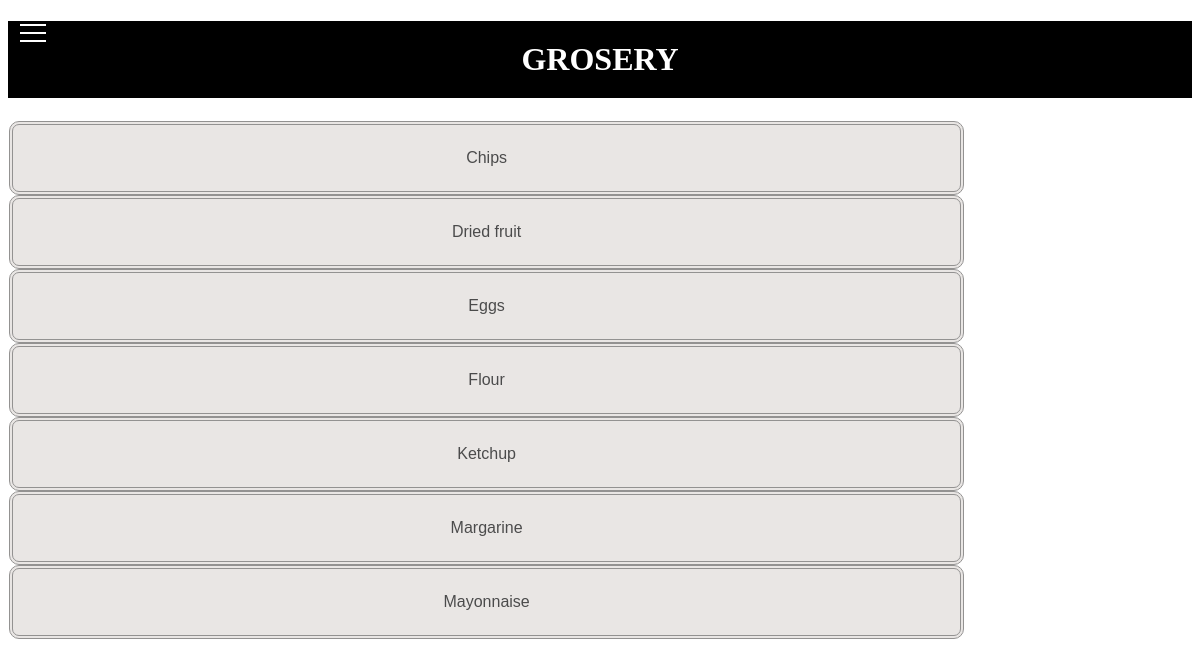
Before: /grosery/ with the older database file.
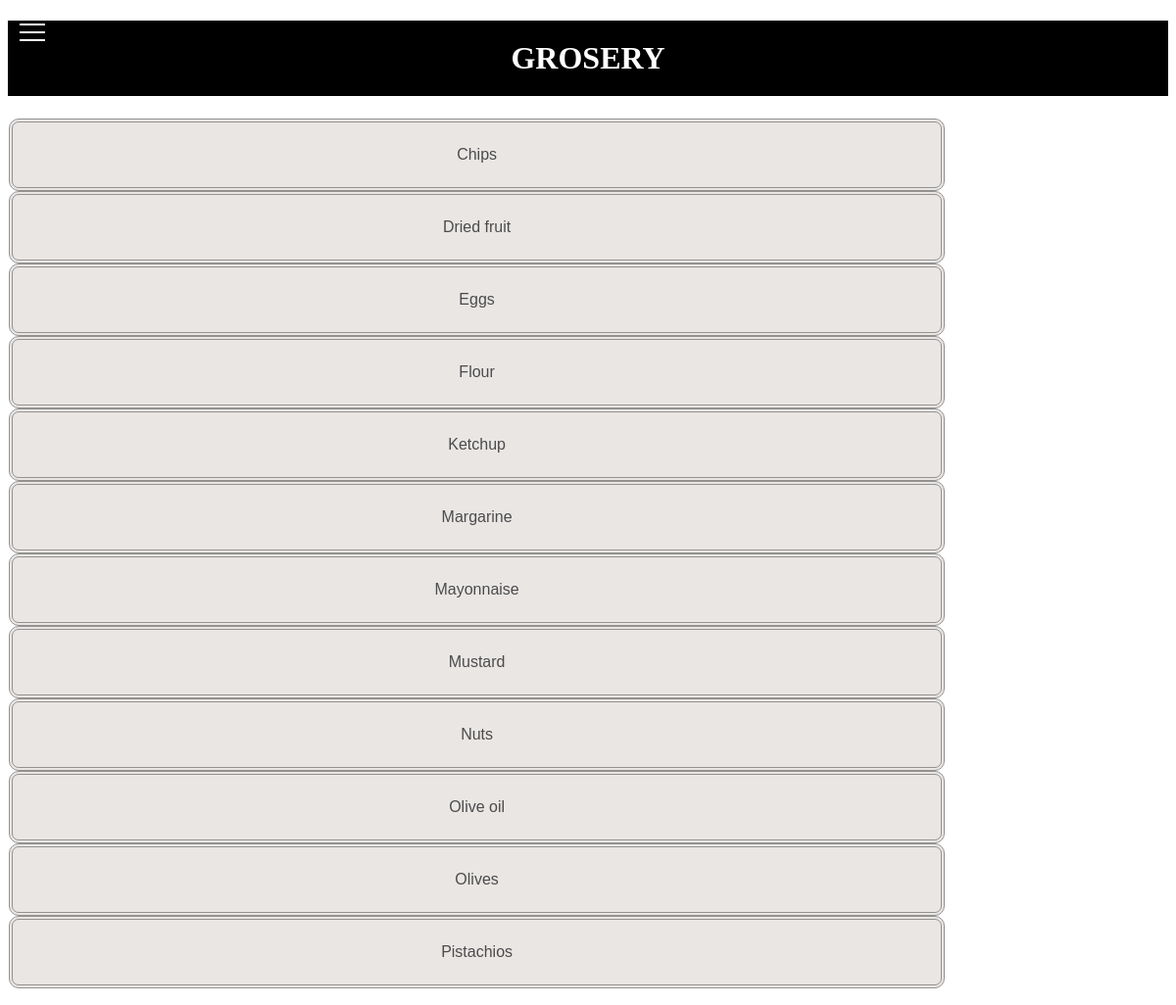
After: the same page with the newer database file.
### shop_list/models.py (models this page shows, shortened)
class Product(models.Model):
    name = models.CharField(max_length=100)
    name_unit = models.ForeignKey(Units, on_delete=models.SET_NULL, null=True)
    counting = models.IntegerField(default=0)
    comment = models.CharField(max_length=200, null=True, blank=True)
    section = models.ForeignKey(Catalog_section, on_delete=models.SET_NULL, null=True )
    slug = models.SlugField(default='', null=False)
    name_ru = models.CharField(max_length=50, blank=True, null=True)
    class Meta:
        ordering = ('name', 'counting', 'name_unit',)
    def __str__(self):
        return f'{self.name}'

### shop_list/views.py (the view)
# urls.py: path('', views.show_section, name='section-detail'),
def show_section(request, slug_section: str):
    section = get_object_or_404(Catalog_section, slug=slug_section)
    products = Product.objects.filter(section=section)
    return render(request, 'shop_list/section.html', context={'products': products, 'section': section})

### shop_list/models.py (called while the page is built)
    def __str__(self):
        return f'{self.name_section} '

### shop_list/templates/shop_list/section.html (shortened to what this page needs)
{% extends 'shop_list/base.html' %}
{% load static %}
{% block css_additional %}
    <link rel="stylesheet" href="{% static 'shop_list/css/section.css' %}">
{% endblock %}
{% block content %}
<h1> {{section|upper}} </h1>
    <ul class="section">
        {% for product in products %}
        <li>
             <a href="{{ product.slug }}/{{ product.get_product_url }}">{{ product }}</a>
         </li>
        {% endfor %}
    </ul>
{% endblock %}

Changed rows visible on the page:
added Product: name "Mustard"
added Product: name "Nuts"
added Product: name "Olive oil"
added Product: name "Olives"
added Product: name "Pistachios"
